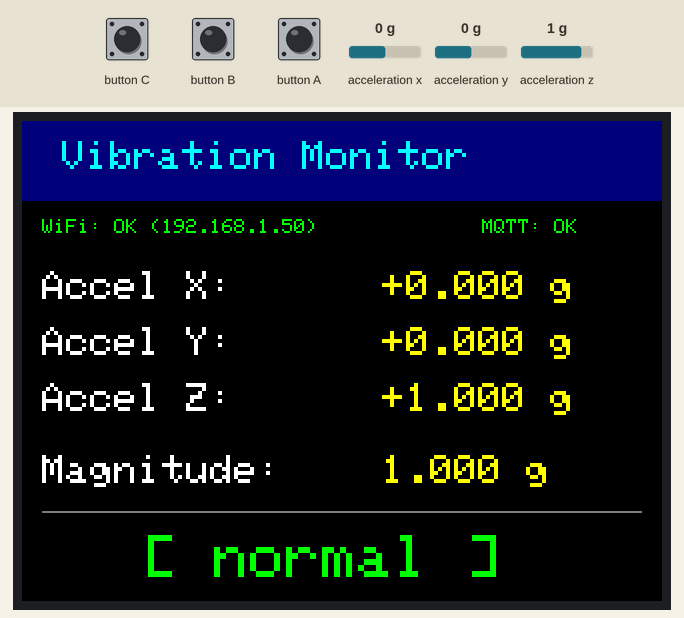
Simulated run of this sketch. Board: ESP32. Shown: 320×240 colour display. The test bench sets the inputs (shaded band); at power-on: acceleration x 0 g, acceleration y 0 g, acceleration z 1 g. WiFi joins after 1.5 s; servers stay silent unless stated; no MQTT or app messages arrive unless stated; what the sketch prints to the serial monitor is not drawn.

Above: at 5.7 s.
5.8 s: acceleration x set to -1.4 g
At 10.4 s:
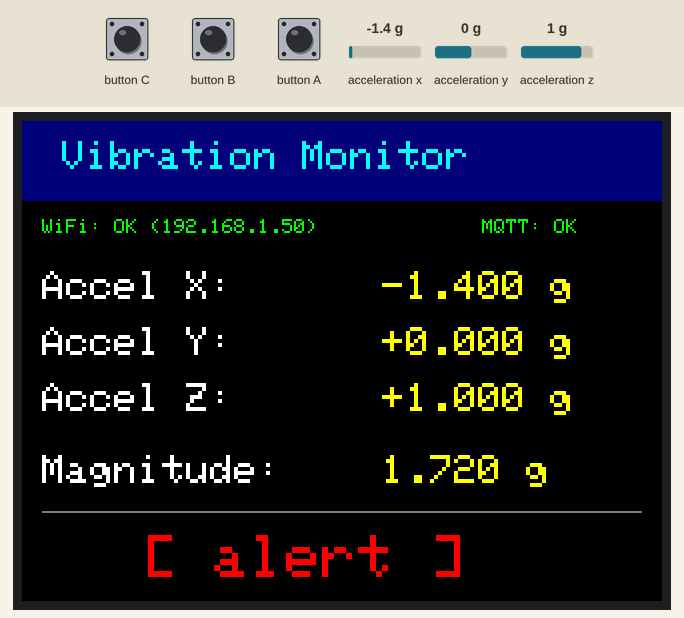
11.6 s: acceleration y set to -1.4 g
At 15.4 s:
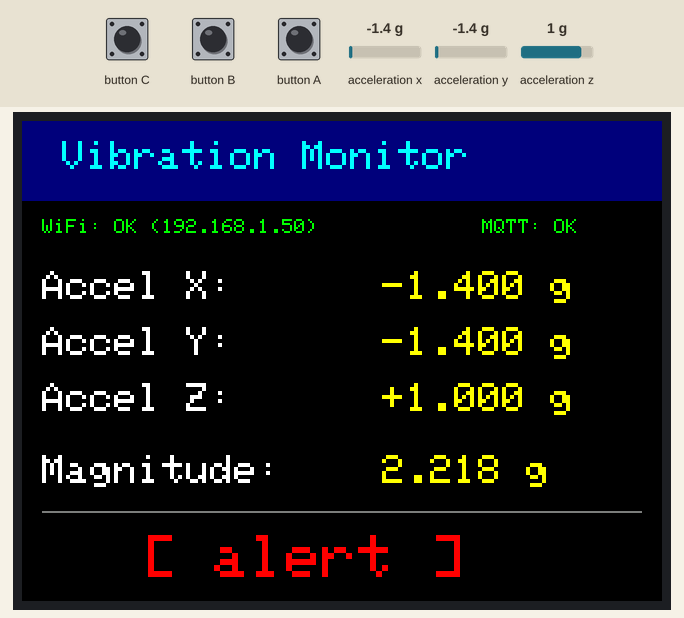
16.6 s: acceleration z set to -1.4 g
At 20.4 s:
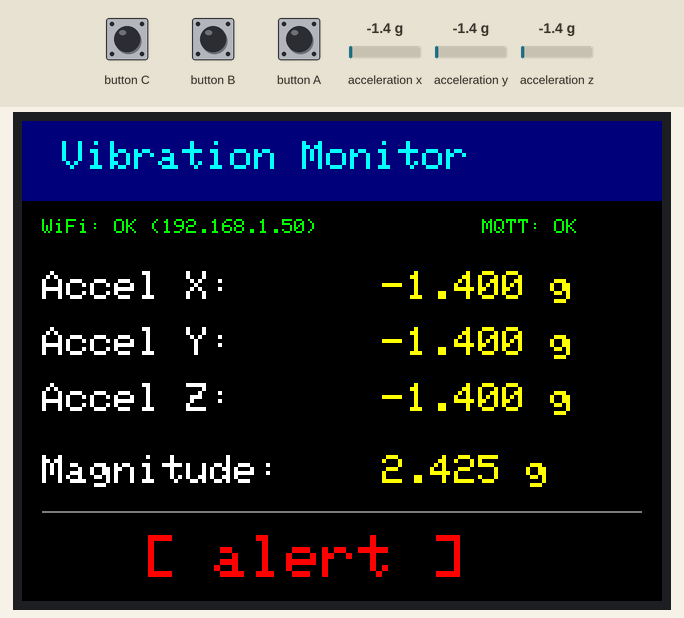
21.6 s: acceleration x set to -0.8 g
At 25.4 s:
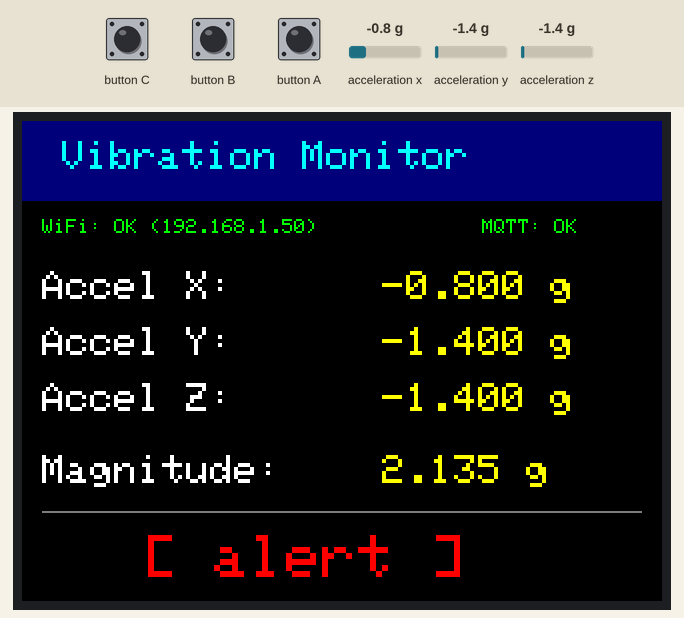
26.6 s: acceleration y set to -0.8 g
At 30.4 s:
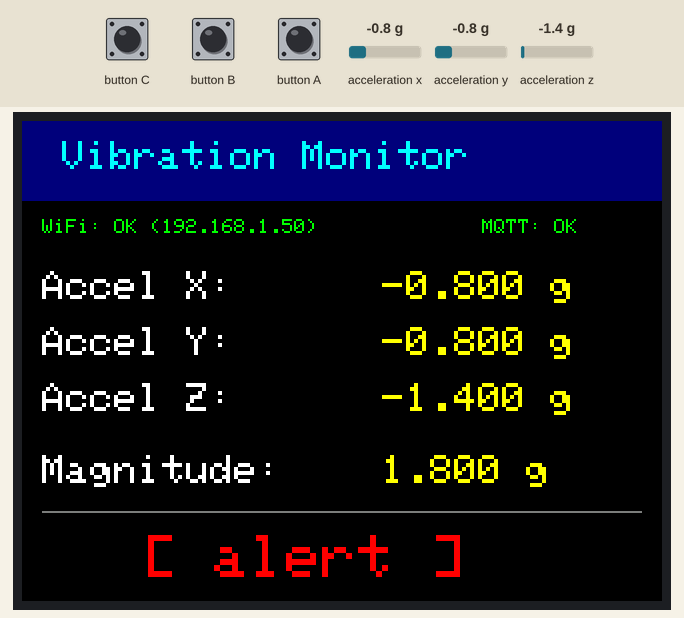
Timing chart, 0 to 31.9 s (numbered marks = the images above; inputs shaded):
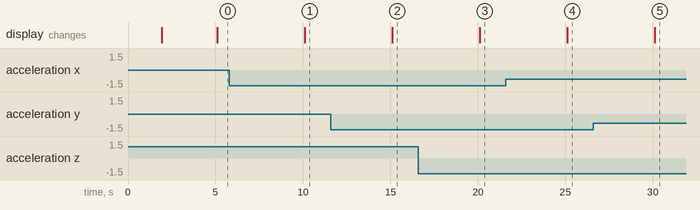

Measured:
- after the input at 5.8 s, the display: changes after 4.3 s (image 1)
- after the input at 11.6 s, the display: changes after 3.5 s (image 2)
- after the input at 16.6 s, the display: changes after 3.5 s (image 3)
- after the input at 21.6 s, the display: changes after 3.5 s (image 4)
- after the input at 26.6 s, the display: changes after 3.5 s (image 5)

The sketch:

machine_vibration_monitor.ino
```cpp
/*
 * Machine Vibration Monitor — M5Stack + IMU + MQTT
 * --------------------------------------------------
 * อ่านค่า accelerometer (X, Y, Z) จาก IMU ของ M5Stack
 * แล้วส่งผ่าน MQTT ไปยัง broker ทุก 3 วินาที
 *
 * Topics:
 *   /factory/machine/vibration  → JSON { "x": ..., "y": ..., "z": ... }
 *   /factory/machine/status     → "normal" | "alert"
 *
 * Libraries ที่ต้องติดตั้ง:
 *   - M5Stack  (Board Manager → M5Stack)
 *   - PubSubClient  (Library Manager)
 */

#include <M5Stack.h>
#include <WiFi.h>
#include <PubSubClient.h>

// ─── WiFi Configuration ────────────────────────────────────────────
const char* WIFI_SSID     = "siam fc_2.4G";      // ← เปลี่ยนเป็น SSID ของคุณ
const char* WIFI_PASSWORD = "liverpool";   // ← เปลี่ยนเป็น Password ของคุณ

// ─── MQTT Configuration ────────────────────────────────────────────
const char* MQTT_BROKER   = "192.168.1.104";        // ← เปลี่ยนเป็น IP ของ MQTT broker
const int   MQTT_PORT     = 1883;
const char* MQTT_CLIENT   = "machine_monitor_01";

const char* TOPIC_VIBRATION = "/factory/machine/vibration";
const char* TOPIC_STATUS    = "/factory/machine/status";

// ─── Vibration Threshold ───────────────────────────────────────────
// magnitude = sqrt(x² + y² + z²)  — ค่าปกติขณะอยู่นิ่ง ≈ 1.0 g
// ถ้า magnitude เกิน threshold → alert
const float VIBRATION_THRESHOLD = 1.5;  // g  (ปรับได้ตามต้องการ)

// ─── Timing ────────────────────────────────────────────────────────
const unsigned long SEND_INTERVAL_MS = 5000;  // 3 วินาที

// ─── Global Objects ────────────────────────────────────────────────
WiFiClient   wifiClient;
PubSubClient mqttClient(wifiClient);

unsigned long lastSendTime = 0;

// ─── Colors ────────────────────────────────────────────────────────
#define CLR_BG        TFT_BLACK
#define CLR_TITLE     TFT_CYAN
#define CLR_NORMAL    TFT_GREEN
#define CLR_ALERT     TFT_RED
#define CLR_LABEL     TFT_WHITE
#define CLR_VALUE     TFT_YELLOW
#define CLR_WIFI_OK   TFT_GREEN
#define CLR_WIFI_ERR  TFT_RED
#define CLR_MQTT_OK   TFT_GREEN
#define CLR_MQTT_ERR  TFT_RED

// ════════════════════════════════════════════════════════════════════
//  WiFi helpers
// ════════════════════════════════════════════════════════════════════

void connectWiFi() {
  Serial.printf("[WiFi] Connecting to %s ", WIFI_SSID);
  WiFi.mode(WIFI_STA);
  WiFi.begin(WIFI_SSID, WIFI_PASSWORD);

  int retries = 0;
  while (WiFi.status() != WL_CONNECTED && retries < 40) {  // ~20 s timeout
    delay(500);
    Serial.print(".");
    retries++;
  }

  if (WiFi.status() == WL_CONNECTED) {
    Serial.printf("\n[WiFi] Connected — IP: %s\n", WiFi.localIP().toString().c_str());
  } else {
    Serial.println("\n[WiFi] Connection FAILED — will retry later");
  }
}

void ensureWiFi() {
  if (WiFi.status() != WL_CONNECTED) {
    Serial.println("[WiFi] Disconnected — reconnecting...");
    connectWiFi();
  }
}

// ════════════════════════════════════════════════════════════════════
//  MQTT helpers
// ════════════════════════════════════════════════════════════════════

void connectMQTT() {
  Serial.printf("[MQTT] Connecting to %s:%d as '%s'...\n", MQTT_BROKER, MQTT_PORT, MQTT_CLIENT);

  int retries = 0;
  while (!mqttClient.connected() && retries < 5) {
    if (mqttClient.connect(MQTT_CLIENT)) {
      Serial.println("[MQTT] Connected ✓");
      return;
    }
    Serial.printf("[MQTT] Failed (rc=%d) — retrying in 2 s\n", mqttClient.state());
    delay(2000);
    retries++;
  }

  if (!mqttClient.connected()) {
    Serial.println("[MQTT] Could not connect — will retry next cycle");
  }
}

void ensureMQTT() {
  if (!mqttClient.connected()) {
    connectMQTT();
  }
}

// ════════════════════════════════════════════════════════════════════
//  Display helpers
// ════════════════════════════════════════════════════════════════════

void drawHeader() {
  M5.Lcd.fillRect(0, 0, 320, 40, TFT_NAVY);
  M5.Lcd.setTextColor(CLR_TITLE, TFT_NAVY);
  M5.Lcd.setTextSize(2);
  M5.Lcd.setCursor(20, 10);
  M5.Lcd.print("Vibration Monitor");
}

void drawConnectionStatus() {
  int y = 45;
  M5.Lcd.fillRect(0, y, 320, 20, CLR_BG);
  M5.Lcd.setTextSize(1);

  // WiFi status
  M5.Lcd.setCursor(10, y + 4);
  if (WiFi.status() == WL_CONNECTED) {
    M5.Lcd.setTextColor(CLR_WIFI_OK, CLR_BG);
    M5.Lcd.printf("WiFi: OK (%s)", WiFi.localIP().toString().c_str());
  } else {
    M5.Lcd.setTextColor(CLR_WIFI_ERR, CLR_BG);
    M5.Lcd.print("WiFi: DISCONNECTED");
  }

  // MQTT status
  M5.Lcd.setCursor(230, y + 4);
  if (mqttClient.connected()) {
    M5.Lcd.setTextColor(CLR_MQTT_OK, CLR_BG);
    M5.Lcd.print("MQTT: OK");
  } else {
    M5.Lcd.setTextColor(CLR_MQTT_ERR, CLR_BG);
    M5.Lcd.print("MQTT: OFF");
  }
}

void drawVibrationData(float ax, float ay, float az, float mag, const char* status) {
  int startY = 75;

  // Clear data area
  M5.Lcd.fillRect(0, startY, 320, 165, CLR_BG);

  M5.Lcd.setTextSize(2);

  // ── Accelerometer values ──
  M5.Lcd.setTextColor(CLR_LABEL, CLR_BG);
  M5.Lcd.setCursor(10, startY);
  M5.Lcd.print("Accel X:");
  M5.Lcd.setTextColor(CLR_VALUE, CLR_BG);
  M5.Lcd.setCursor(180, startY);
  M5.Lcd.printf("%+.3f g", ax);

  M5.Lcd.setTextColor(CLR_LABEL, CLR_BG);
  M5.Lcd.setCursor(10, startY + 28);
  M5.Lcd.print("Accel Y:");
  M5.Lcd.setTextColor(CLR_VALUE, CLR_BG);
  M5.Lcd.setCursor(180, startY + 28);
  M5.Lcd.printf("%+.3f g", ay);

  M5.Lcd.setTextColor(CLR_LABEL, CLR_BG);
  M5.Lcd.setCursor(10, startY + 56);
  M5.Lcd.print("Accel Z:");
  M5.Lcd.setTextColor(CLR_VALUE, CLR_BG);
  M5.Lcd.setCursor(180, startY + 56);
  M5.Lcd.printf("%+.3f g", az);

  // ── Magnitude ──
  M5.Lcd.setTextColor(CLR_LABEL, CLR_BG);
  M5.Lcd.setCursor(10, startY + 92);
  M5.Lcd.print("Magnitude:");
  M5.Lcd.setTextColor(CLR_VALUE, CLR_BG);
  M5.Lcd.setCursor(180, startY + 92);
  M5.Lcd.printf("%.3f g", mag);

  // ── Divider ──
  M5.Lcd.drawFastHLine(10, startY + 120, 300, TFT_DARKGREY);

  // ── Status ──
  M5.Lcd.setTextSize(3);
  bool isAlert = (strcmp(status, "alert") == 0);
  uint16_t statusColor = isAlert ? CLR_ALERT : CLR_NORMAL;

  M5.Lcd.setTextColor(statusColor, CLR_BG);
  M5.Lcd.setCursor(60, startY + 132);
  M5.Lcd.printf("[ %s ]", status);
}

// ════════════════════════════════════════════════════════════════════
//  setup()
// ════════════════════════════════════════════════════════════════════

void setup() {
  M5.begin();            // LCD, Serial, Buttons
  M5.Power.begin();      // Battery / power management
  M5.IMU.Init();         // Initialize IMU (MPU6886 / SH200Q)

  Serial.begin(115200);
  Serial.println("\n=== Machine Vibration Monitor ===");

  // ── Initial screen ──
  M5.Lcd.fillScreen(CLR_BG);
  drawHeader();

  M5.Lcd.setTextColor(CLR_LABEL, CLR_BG);
  M5.Lcd.setTextSize(2);
  M5.Lcd.setCursor(30, 100);
  M5.Lcd.print("Connecting WiFi...");

  // ── Connect WiFi ──
  connectWiFi();

  // ── Setup MQTT ──
  mqttClient.setServer(MQTT_BROKER, MQTT_PORT);
  connectMQTT();

  // ── Redraw after connection ──
  M5.Lcd.fillScreen(CLR_BG);
  drawHeader();
  drawConnectionStatus();
}

// ════════════════════════════════════════════════════════════════════
//  loop()
// ════════════════════════════════════════════════════════════════════

void loop() {
  M5.update();           // Update button states
  mqttClient.loop();     // Keep MQTT alive

  unsigned long now = millis();
  if (now - lastSendTime < SEND_INTERVAL_MS) {
    return;              // ยังไม่ถึงเวลาส่ง
  }
  lastSendTime = now;

  // ── Ensure connections ──
  ensureWiFi();
  ensureMQTT();

  // ── Read IMU accelerometer ──
  float ax = 0.0, ay = 0.0, az = 0.0;
  M5.IMU.getAccelData(&ax, &ay, &az);   // ค่าหน่วย g

  // ── Calculate vibration magnitude ──
  float magnitude = sqrt(ax * ax + ay * ay + az * az);

  // ── Determine status ──
  const char* status = (magnitude > VIBRATION_THRESHOLD) ? "alert" : "normal";

  // ── Log to Serial ──
  Serial.printf("[DATA] X=%.3f  Y=%.3f  Z=%.3f  |mag|=%.3f  → %s\n",
                ax, ay, az, magnitude, status);

  // ── Update LCD ──
  drawConnectionStatus();
  drawVibrationData(ax, ay, az, magnitude, status);

  // ── Publish to MQTT (only if connected) ──
  if (mqttClient.connected()) {
    // Vibration payload (JSON)
    char vibPayload[128];
    snprintf(vibPayload, sizeof(vibPayload),
             "{\"x\":%.4f,\"y\":%.4f,\"z\":%.4f,\"magnitude\":%.4f}",
             ax, ay, az, magnitude);

    mqttClient.publish(TOPIC_VIBRATION, vibPayload);
    mqttClient.publish(TOPIC_STATUS, status);

    Serial.printf("[MQTT] Published → %s\n", TOPIC_VIBRATION);
    Serial.printf("[MQTT] Published → %s  = %s\n", TOPIC_STATUS, status);
  } else {
    Serial.println("[MQTT] Not connected — skipping publish");
  }
}
```
